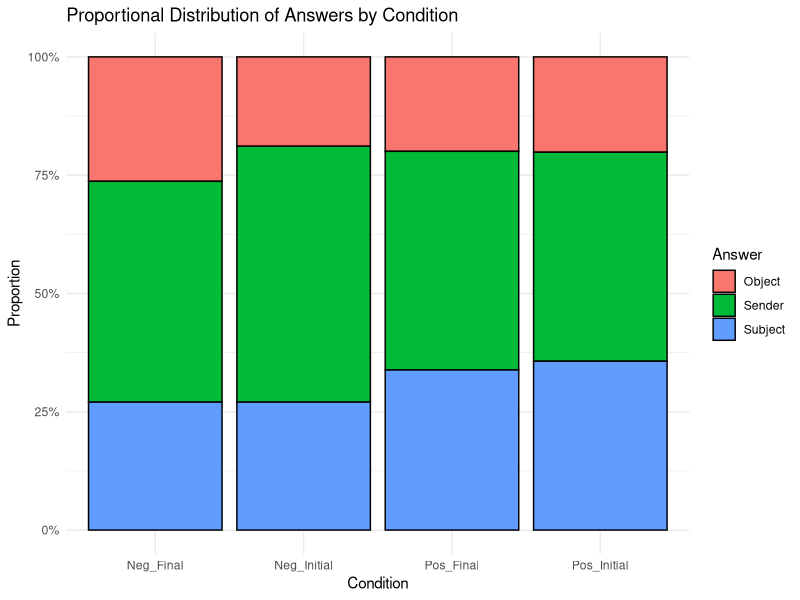
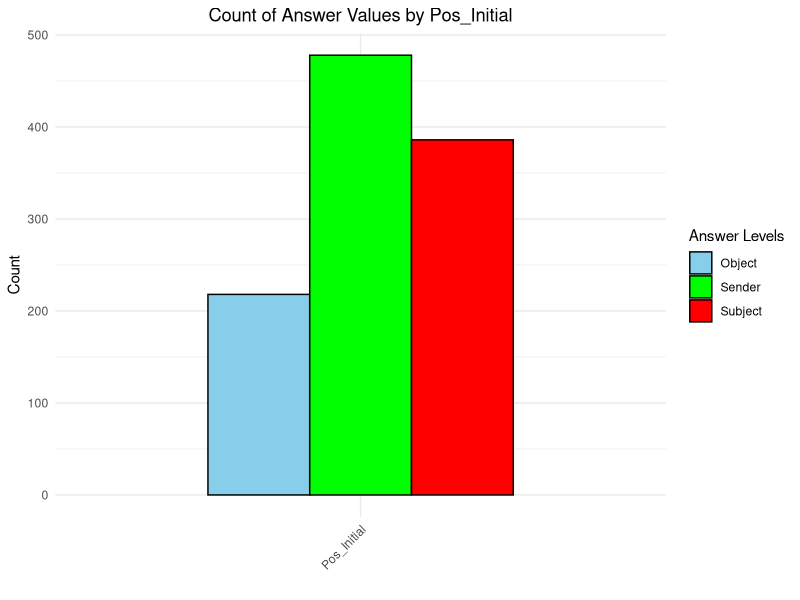
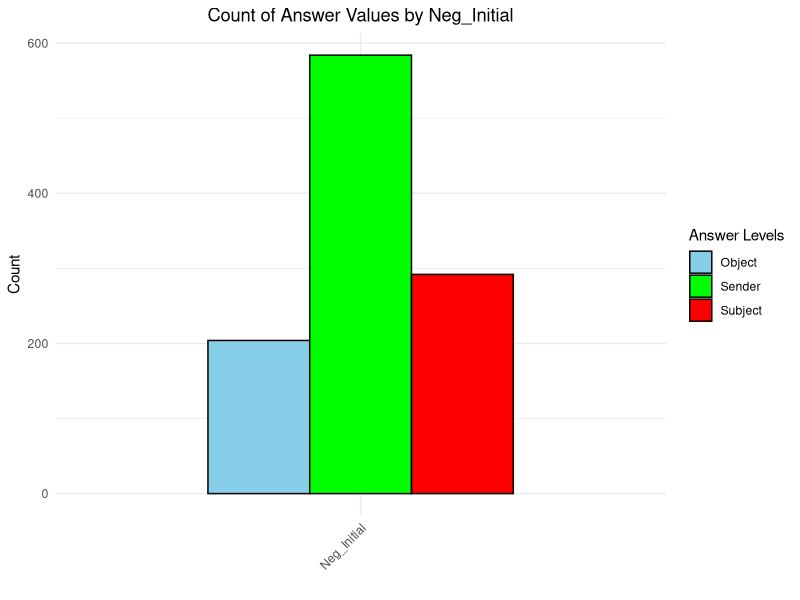
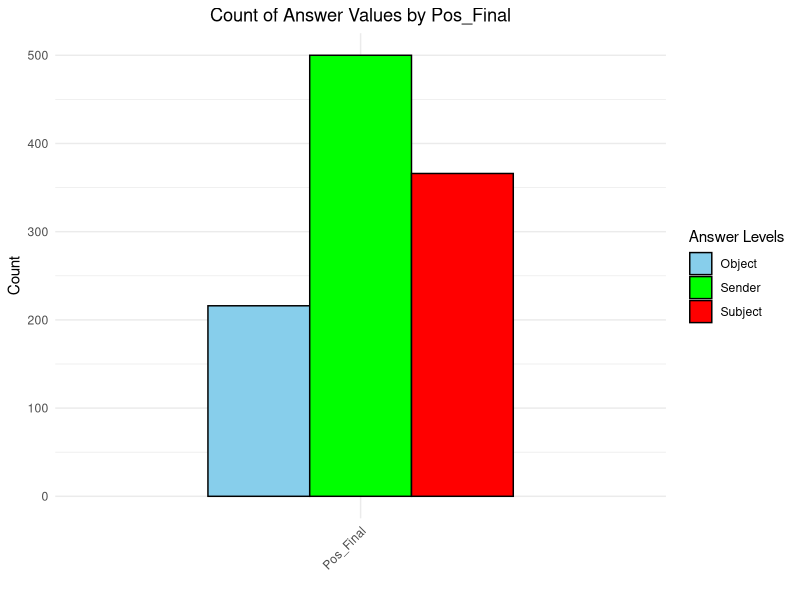
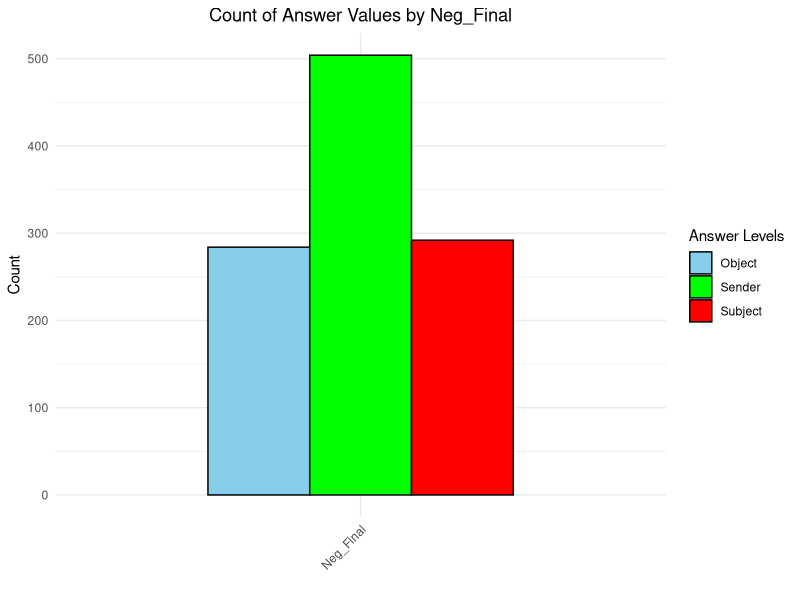

Write R code to recreate these figures, in order.
#Install necessary packages
install.packages("dplyr","lme4","glmer","ggplot2","tidyr","languageR","sciplot","stats","plyr","lattice","lmerTest","car","ordinal")
library(lme4)
library(ggplot2)
library(dplyr)

setwd("C:/Users/magda/moje/LTE/psycholinguistics/emoji_analysis")
# setwd("/media/magda/9C33-6BBD/emojis")

#Importing the critical dataset + bio (change filepath to your own)
Emoj_EN <- read.csv("Emoji_Eng.csv", header=TRUE, sep=",")
Emoj_Bio <- read.csv("Emoji_Eng_Bio.csv", header=TRUE, sep=",")

# older versions:
Emoj_EN <- read.csv("old_Emoji_Eng.csv", header=TRUE, sep=",")
Emoj_Bio <- read.csv("old_Emoji_Eng_Bio.csv", header=TRUE, sep=",")

#Combine Datasets
Emoj_EN <- left_join(Emoj_EN, Emoj_Bio, by = "ID")

#See what the top 5 rows of your dataset look like
head(Emoj_EN)

#Turn the relevant dimensions into factors
Emoj_EN$ID <-as.factor(Emoj_EN$ID)
Emoj_EN$Condition <-as.factor(Emoj_EN$Condition)
Emoj_EN$Item_Num <-as.factor(Emoj_EN$Item_Num)
Emoj_EN$Answer <-as.factor(Emoj_EN$Answer)
Emoj_EN$Gender <-as.factor(Emoj_EN$Gender)
Emoj_EN$Use <-as.factor(Emoj_EN$Use)
Emoj_EN$Rec <-as.factor(Emoj_EN$Rec)
Emoj_EN$iOS <-as.factor(Emoj_EN$iOS)
Emoj_EN$Age <-as.factor(Emoj_EN$Age)

#Look at summary of dataset to make sure everything worked.
summary(Emoj_EN)

#MINE
# removing fillers?
Emoj_EN %>% filter(Condition != "Filler") -> Emoj_EN

#See the total number of answers given per condition
table(Emoj_EN$Condition, Emoj_EN$Answer)

# Create a contingency table
answer_table <- table(Emoj_EN$Condition, Emoj_EN$Answer)

# Convert to percentages by row
answer_percent <- prop.table(answer_table, margin = 1) * 100

#See percentage of answers given per condition to 2 decimal places
round(answer_percent, 2)  

#Make subgroups to graph different representations

Pos_Initial = subset(Emoj_EN, Emoj_EN$Condition %in% c("Pos_Initial"))
Neg_Initial = subset(Emoj_EN, Emoj_EN$Condition %in% c("Neg_Initial"))
Pos_Final = subset(Emoj_EN, Emoj_EN$Condition %in% c("Pos_Final"))
Neg_Final = subset(Emoj_EN, Emoj_EN$Condition %in% c("Neg_Final"))


#Plot your data - proportions of answers given per condition
ggplot(Emoj_EN, aes(x = Condition, fill = Answer)) +
  geom_bar(position = "fill", color = "black") +
  scale_y_continuous(labels = scales::percent) +  # Convert y-axis to percentages
  labs(
    x = "Condition",
    y = "Proportion",
    fill = "Answer",
    title = "Proportional Distribution of Answers by Condition"
  ) +
  theme_minimal()


#Pos_Initial Graph of Choices
ggplot(Pos_Initial, aes(x = Condition, fill = as.factor(Answer))) +
  geom_bar(position = "dodge", color = "black", width = 0.6) +
  scale_fill_manual(values = c("Subject" = "red", "Object" = "skyblue", "Sender" = "green")) +
  labs(
    x = "",
    y = "Count",  # Reflects counts of values
    title = "Count of Answer Values by Pos_Initial",
    fill = "Answer Levels"
  ) +
  theme_minimal() +
  theme(
    axis.text.x = element_text(angle = 45, hjust = 1),
    plot.title = element_text(hjust = 0.5)
  )

#Neg_Initial Graph of Choices
ggplot(Neg_Initial, aes(x = Condition, fill = as.factor(Answer))) +
  geom_bar(position = "dodge", color = "black", width = 0.6) +
  scale_fill_manual(values = c("Subject" = "red", "Object" = "skyblue", "Sender" = "green")) +
  labs(
    x = "",
    y = "Count",  # Reflects counts of values
    title = "Count of Answer Values by Neg_Initial",
    fill = "Answer Levels"
  ) +
  theme_minimal() +
  theme(
    axis.text.x = element_text(angle = 45, hjust = 1),
    plot.title = element_text(hjust = 0.5)
  )

#Pos_Final Graph of Choices
ggplot(Pos_Final, aes(x = Condition, fill = as.factor(Answer))) +
  geom_bar(position = "dodge", color = "black", width = 0.6) +
  scale_fill_manual(values = c("Subject" = "red", "Object" = "skyblue", "Sender" = "green")) +
  labs(
    x = "",
    y = "Count",  # Reflects counts of values
    title = "Count of Answer Values by Pos_Final",
    fill = "Answer Levels"
  ) +
  theme_minimal() +
  theme(
    axis.text.x = element_text(angle = 45, hjust = 1),
    plot.title = element_text(hjust = 0.5)
  )

#Neg_Final Graph of Choices
ggplot(Neg_Final, aes(x = Condition, fill = as.factor(Answer))) +
  geom_bar(position = "dodge", color = "black", width = 0.6) +
  scale_fill_manual(values = c("Subject" = "red", "Object" = "skyblue", "Sender" = "green")) +
  labs(
    x = "",
    y = "Count",  # Reflects counts of values
    title = "Count of Answer Values by Neg_Final",
    fill = "Answer Levels"
  ) +
  theme_minimal() +
  theme(
    axis.text.x = element_text(angle = 45, hjust = 1),
    plot.title = element_text(hjust = 0.5)
  )

#We will try some models


#First create binary factors for given answers
Emoj_EN$Object = ifelse(Emoj_EN$Answer == "Object", 1, 0)
Emoj_EN$Subject = ifelse(Emoj_EN$Answer == "Subject", 1, 0)
Emoj_EN$Sender = ifelse(Emoj_EN$Answer == "Sender", 1, 0)

#This model assesses the selection of Object (second character) across conditions
#What we find is that Pos_initial is the least favorable condition to choose Object
#Then followed by Neg_initial (which is on the verge of significance)
Obj_model <- glmer(Object ~ Condition + (1 | ID) + (1 | Item_Num), data = Emoj_EN,family = binomial)
summary(Obj_model)

#This model assesses the selection of Subject (first character) across conditions
#This time - Pos_initial is the most favorable condition to choose Subject 
#Then followed by Pos_Final (which is on the verge of significance)
Subj_model <- glmer(Subject ~ Condition + (1 | ID) + (1 | Item_Num), data = Emoj_EN,  family = binomial)
summary(Subj_model)

#This model assesses the selection of Sender (sender of text) across conditions
#Interestingly, Neg_Final condition is the most favorable condition to choose Sender
Send_model <- glmer(Sender ~ Condition + (1 | ID) + (1 | Item_Num), data = Emoj_EN,  family = binomial)
summary(Send_model)

# I'm just playing around here
summary(glmer(Sender ~ Condition + 
                (1 | ID) +
                (1 | iOS) +
                (1 | Age), 
              data = Emoj_EN,  family = binomial,
              control=glmerControl(optimizer="bobyqa",optCtrl=list(maxfun=2e5))))
